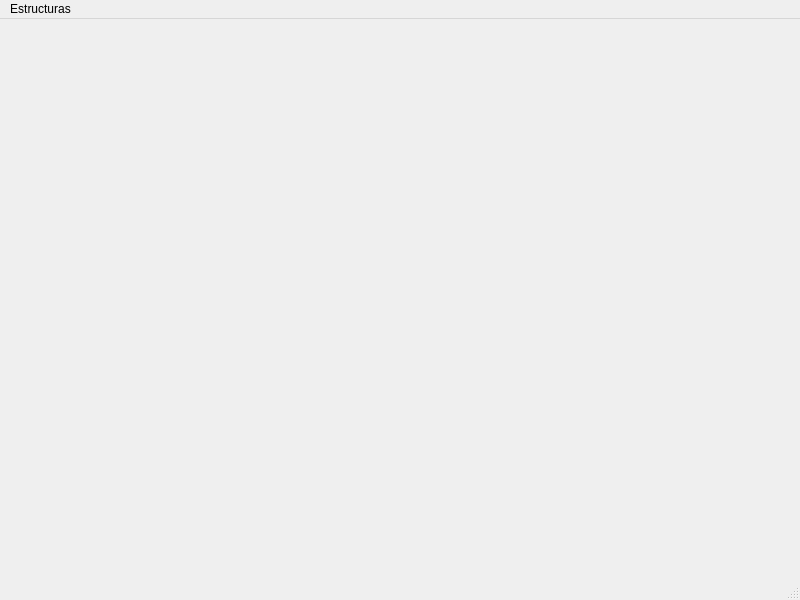
<?xml version="1.0" encoding="UTF-8"?>
<ui version="4.0">
 <class>MainWindow</class>
 <widget class="QMainWindow" name="MainWindow">
  <property name="geometry">
   <rect>
    <x>0</x>
    <y>0</y>
    <width>800</width>
    <height>600</height>
   </rect>
  </property>
  <property name="windowTitle">
   <string>MainWindow</string>
  </property>
  <widget class="QWidget" name="centralwidget"/>
  <widget class="QMenuBar" name="menubar">
   <property name="geometry">
    <rect>
     <x>0</x>
     <y>0</y>
     <width>800</width>
     <height>21</height>
    </rect>
   </property>
   <widget class="QMenu" name="menuEstructuras">
    <property name="title">
     <string>Estructuras</string>
    </property>
    <widget class="QMenu" name="menuLineales">
     <property name="title">
      <string>Lineales</string>
     </property>
     <addaction name="actionLista_Enlazada"/>
    </widget>
    <addaction name="menuLineales"/>
    <addaction name="separator"/>
    <addaction name="actionSalir"/>
   </widget>
   <addaction name="menuEstructuras"/>
  </widget>
  <widget class="QStatusBar" name="statusbar"/>
  <action name="actionSalir">
   <property name="text">
    <string>Salir</string>
   </property>
  </action>
  <action name="actionLista_Enlazada">
   <property name="text">
    <string>Lista Enlazada</string>
   </property>
  </action>
  <action name="action_1_Insertar_al_principio">
   <property name="text">
    <string>(&quot;1. Insertar al principio&quot;)</string>
   </property>
  </action>
  <action name="action_2_Insertar_al_final">
   <property name="text">
    <string>(&quot;2. Insertar al final&quot;)</string>
   </property>
  </action>
  <action name="action_3_Buscar">
   <property name="text">
    <string>(&quot;3. Buscar&quot;)</string>
   </property>
  </action>
  <action name="action_4_Imprimir">
   <property name="text">
    <string>(&quot;4. Imprimir&quot;)</string>
   </property>
  </action>
  <action name="action_5_Eliminar_al_principio">
   <property name="text">
    <string>(&quot;5. Eliminar al principio&quot;)</string>
   </property>
  </action>
  <action name="action_6_Eliminar_al_final">
   <property name="text">
    <string>(&quot;6. Eliminar al final&quot;)</string>
   </property>
  </action>
  <action name="action_7_Salir">
   <property name="text">
    <string>(&quot;7. Salir&quot;)</string>
   </property>
  </action>
 </widget>
 <resources/>
 <connections/>
</ui>
